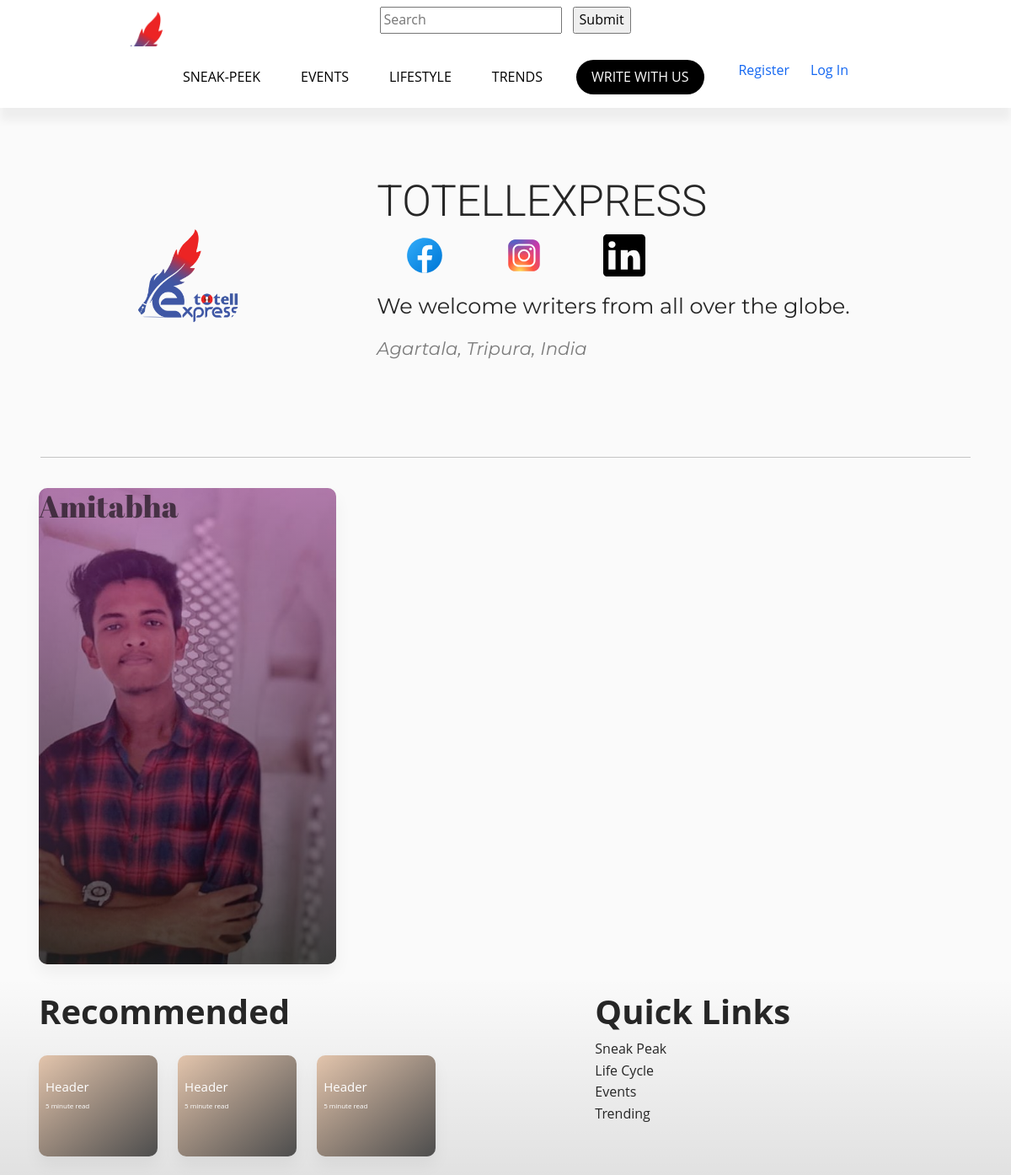
Page /profile/7/ (upper part) on the earlier database version.
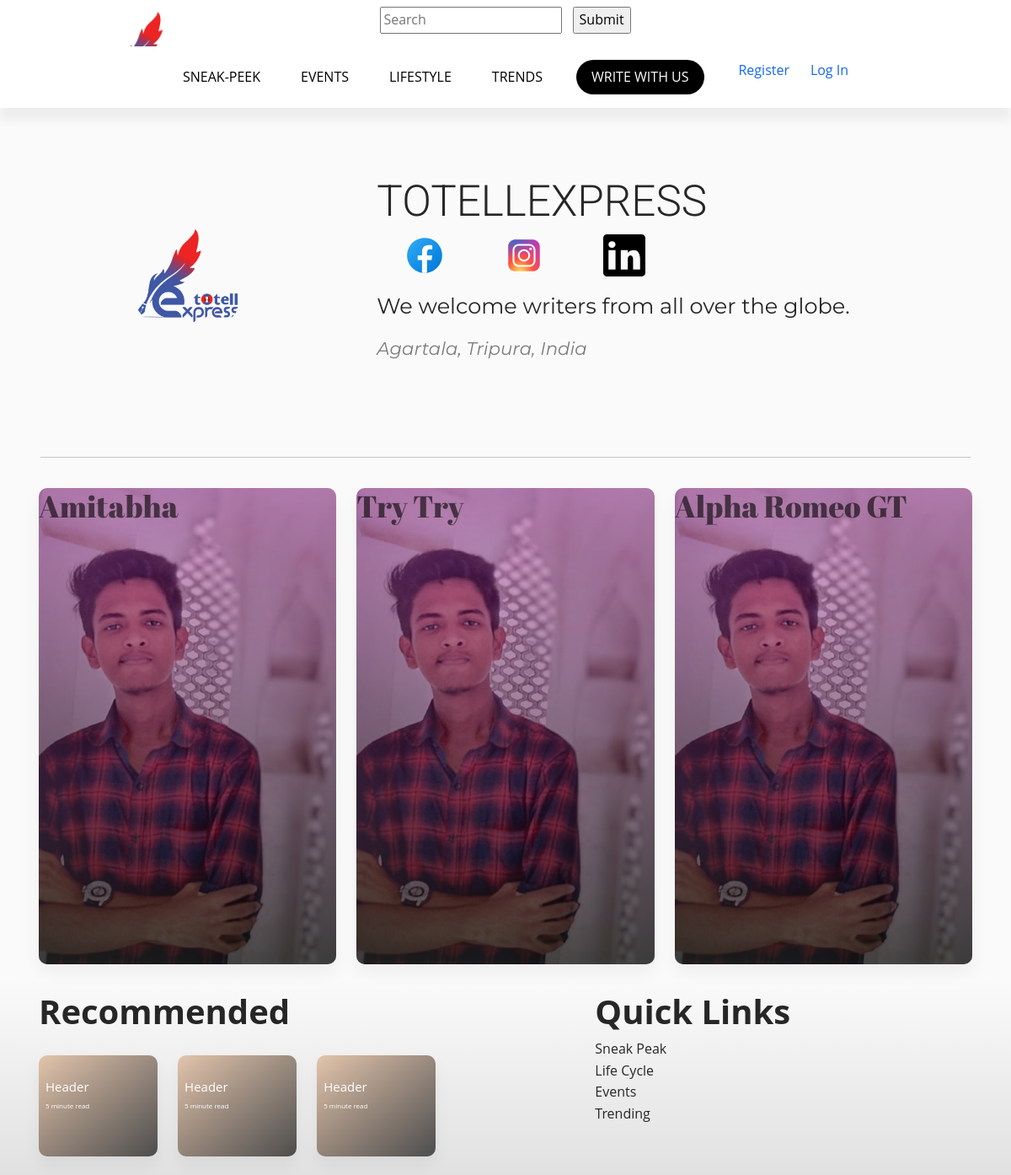
Same page on the later database version.
### Blog/models.py (models this page shows, shortened)
class Writer(models.Model):
    user = models.OneToOneField(User, null=True, blank=True, on_delete=models.CASCADE)
    email = models.EmailField(unique=True)
    profile_pic = models.ImageField(default='Bloggers/profile.png', upload_to = 'Bloggers')
    bio = models.TextField()
    locality = models.CharField(max_length=25)
    state = models.CharField(max_length=25)
    country = models.CharField(max_length=25)
    instagram = models.URLField(unique=True, blank=True, null=True)
    linkedin = models.URLField(unique=True, blank=True, null=True)
    facebook = models.URLField(unique=True, blank=True, null=True)
    date = models.DateField(auto_now_add=True, blank=True, null=True)

class Post(models.Model):
    blogChoice = (
        ('Sneak Peek', 'Sneak Peek'),
        ('Events', 'Events'),
        ('Lifestyle', 'Lifestyle'),
        ('Trends', 'Trends'),
    )
    blogType = models.CharField(max_length=25, choices=blogChoice, null=True)
    title = models.CharField(max_length=100)
    cover = models.ImageField(upload_to='Blog Image')
    content = tinymce_models.HTMLField()
    timestamp = models.DateTimeField(auto_now_add=True, blank=True)
    approve = models.BooleanField(default=False)
    recommend = models.BooleanField(default=False)
    time = models.IntegerField()
    likes = models.ManyToManyField(User, related_name='blog_posts', blank=True)
    view = models.ManyToManyField(User, related_name='blog_views', blank=True)
    post_writer = models.ForeignKey(Writer,null=True, related_name="tags", related_query_name="tag", on_delete=models.CASCADE)

### Blog/views.py (the view)
# urls.py: path('profile/<str:pk>/', views.profile, name="profile"),
def profile(request, pk):
    writer = Writer.objects.get(id=pk)
    posts = writer.tags.filter(approve=True)
    context = {'writer': writer, 'posts': posts}
    return render(request, 'Home/profile.html', context)

### templates/Home/profile.html (shortened to what this page needs)
{% extends 'Blog/base.html' %}
{% load static %}
{% block body %}
<link rel="stylesheet" href="{% static 'css/profile.css' %}">
<header>
    <div class="container">
        <div class="profile">
            <div class="profile-image">
                <img class="prof-pic" src="{{writer.profile_pic.url}}" alt="">
            </div>
            <div class="profile-user-settings">
                <h1 class="profile-user-name">{{writer.user.username}}</h1>
            </div>
            <div class="profile-stats">
                <ul>
                    {% if writer.facebook %}
                    <li><a href="{{writer.facebook}}"><span class="profile-stat-count"><img id="socialicon"
                                    src="{% static 'img/icons8-facebook.svg' %}" alt=""></span></a></li>
                    {% endif %}
                    {% if writer.instagram %}
                    <li><a href="{{writer.instagram}}"><span class="profile-stat-count"><img id="socialicon"
                                    src="{% static 'img/icons8-instagram.svg' %}" alt=""></span></a></li>
                    {% endif %}
                    {% if writer.linkedin %}
                    <li><a href="{{writer.linkedin}}"><span class="profile-stat-count"><img id="socialicon"
                                    src="{% static 'img/icons8-linkedin.svg' %}" alt=""></span></a></li>
                    {% endif %}
                </ul>
            </div>
            <div class="profile-bio">
                <p class="bio">{{writer.bio}}</p>
                <p class="address">{{writer.locality}}, {{writer.state}}, {{writer.country}}</p>
            </div>
        </div>
    </div>
</header>
<hr class="mr-5 ml-5">
<div class="container">
    <div class="row">
        {% for post in posts %}
        <div class="col-md-4">
            <a href="{% url 'blog' post.id %}">
                <div class="card-text-center">
                    <div class="card body " id="latest3" style="background: url({{post.cover.url}});
                    background-size: cover;">
                        <div id="latest11">
                            <h3>{{post.title}}</h3>
                        </div>
                    </div>
                </div>
            </a>
        </div>
        {% endfor %}
    </div>
</div>
{% endblock body %}

### templates/Blog/base.html (shortened to what this page needs)
{% load static %}
<!DOCTYPE html>
<html lang="en">
<head>
    <link rel="stylesheet" href="https://use.fontawesome.com/releases/v5.11.2/css/all.css" />
    <link rel="stylesheet" href="{% static 'css/mdb.min.css' %}" />
    <link rel="stylesheet" href="{% static 'css/article.css' %}" />
</head>
<body>
    {% include 'Blog/nav-category.html' %}
    {% block body %}
    {% endblock body %}
<div class="container-fluid mt-3 " id="red">
    <div class="container">
      <div class="row">
        <div class="col-md-7">
          <h6 class="display-6 mt-3" style="font-weight: 700;" vs>Recommended
          </h6>
          <div class=" " id="dus">
            <div class="row">
              <div class="col-md-3">
                <div class="card text-center" id="trendcards2">
                  <div class="" id="z2">
                    <p class="h2 ml-2">Header</p>
                    <p class="ml-2">5 minute read</p>
                  </div>
                </div>
              </div>
              <div class="col-md-3">
                <div class="card text-center" id="trendcards2">
                  <div class="" id="z2">
                    <p class="h2 ml-2">Header</p>
                    <p class="ml-2">5 minute read</p>
                  </div>
                </div>
              </div>
              <div class="col-md-3">
                <div class="card text-center" id="trendcards2">
                  <div class="" id="z2">
                    <p class="h2 ml-2">Header</p>
                    <p class="ml-2">5 minute read</p>
                  </div>
                </div>
              </div>
            </div>
          </div>
        </div>
        <div class="col-md-5" id="quicklink">
          <h6 class="display-6 mt-3" style="font-weight: 700;">Quick Links</h6>
          <a class="text-dark" href="#">
            <p>Sneak Peak</p>
          </a>
          <a class="text-dark" href="#">
            <p>Life Cycle</p>
          </a>
          <a class="text-dark" href="#">
            <p>Events</p>
          </a>
          <a class="text-dark" href="#">
            <p>Trending</p>
          </a>
        </div>
      </div>
      <div class="row" style="padding-bottom: 100px;padding-top: 50px;">
      </div>
    </div>
  </div>
</body>
</html>

### templates/Blog/nav-category.html (shortened to what this page needs)
{% load static %}
<div class="" style="background: white;">
    <nav class="navbar navbar-light fixed-top navbar-expand-sm" id="topnav">
        <form method="GET" action="{% url 'search' %}" class="form-inline">
            <input class="form mr-sm-2" name="query" id="query" type="search" placeholder="Search" aria-label="Search" />
            <input type="submit" value="Submit">
        </form>
    </nav>
</div>
<nav class="navbar sticky-top navbar-expand-lg navbar-dark primary-color" id="a">
    <div class="collapse navbar-collapse" id="navbarnav">
        <ul class="navbar-nav m-auto p-2">
            <li class="nav-item px-3 active">
                <a href="{% url 'sneakpeek' %}" class="nav-link">SNEAK-PEEK</a>
            </li>
            <li class="nav-item px-3">
                <a href="{% url 'events' %}" class="nav-link">EVENTS</a>
            </li>
            <li class="nav-item px-3">
                <a href="{% url 'lifestyle' %}" class="nav-link">LIFESTYLE</a>
            </li>
            <li class="nav-item px-3">
                <a href="{% url 'trends' %}" class="nav-link"> TRENDS</a>
            </li>
            <li class="nav-item px-3">
                <a id="wwu" href="{% url 'writewithus' %}" class="nav-link">
                    <p style="margin: 0 10px 0 10px;padding: 0;color: white;font-weight: 500;">WRITE WITH US</p>
                </a>
            </li>
            {% if user.is_authenticated %}
            <li>Hello, {{user.username}}</li>
            <li><a href="{% url 'logout' %}">&nbsp &nbsp &nbsp Log Out</a></li>
            <li><a href="{% url 'settings' %}">&nbsp &nbsp &nbsp Settings</a></li>
            {% else %}
            <li><a href="{% url 'register' %}">&nbsp &nbsp &nbsp Register</a></li>
            <li><a href="{% url 'login' %}">&nbsp &nbsp &nbsp Log In</a></li>
            {% endif %}
        </ul>
    </div>
</nav>

### static/css/article.css (style rules this page uses)
body { font-family: "Montserrat", sans-serif; margin: 0; padding: 0; overflow-x: hidden; }
#socialicon { width: 100%; }
.navbar { background-color: 0 10px 10px rgba(0, 0, 0, 0.25) !important; box-shadow: 0 15px 10px rgba(0, 0, 0, 0.05) !important; }
#wwu { background-color: rgb(0, 0, 0); color: white; border-radius: 50px; }
.nav-link { color: black !important; }
#topnav { box-shadow: none !important; justify-content: center; position: relative; background-color: rgba(0, 0, 0, 0); padding-bottom: 15px; }
#trendcards2 { height: 120px; width: 100%; background: url(https://images.unsplash.com/photo-1594032257107-9aa9bb3849c3?ixlib=rb-1.2.1&ixid=eyJhcHBfaWQiOjEyMDd9&auto=format&fit=crop&w=634&q=80); background-size: cover; }
#trendcards2 .h2 { margin-top: 20%; font-size: 15px; }
#trendcards2 p { text-align: left; color: white; font-size: 8px; }
#z2 { border-radius: 10px; background-image: linear-gradient( to bottom right, rgba(194, 87, 0, 0.281), rgba(0, 0, 0, 0.664) ); height: 100%; }
#latest11 { background-image: linear-gradient( to bottom, rgba(194, 0, 184, 0.281), rgba(0, 0, 0, 0.664) ); border-radius: 10px; height: 100%; color: #fff; }
#quicklink p { margin: 0; padding: 0; }
.card { border-radius: 10px; }
#a { background: #fff; }
#latest3 { height: 565px; background: url(https://images.unsplash.com/photo-1593876037475-3d9bb68a3874?ixlib=rb-1.2.1&ixid=eyJhcHBfaWQiOjEyMDd9&auto=format&fit=crop&w=1050&q=80); background-size: cover; }
ul li { list-style-type: none; }
#red { background-image: linear-gradient( to bottom, rgba(194, 87, 0, 0), rgba(0, 0, 0, 0.25) ); }
.card { margin-top: 20px !important; box-shadow: rgba(0, 0, 0, 0.25) !important; }

### static/css/profile.css (style rules this page uses)
body { font-family: "Open Sans", Arial, sans-serif; min-height: 100vh; background-color: #fafafa; color: #262626; padding-bottom: 3rem; }
h3 { font-size: 3vw; font-family: 'Abril Fatface', cursive; color: rgba(0, 0, 0, 0.6) !important; }
.bio { font-family: 'Montserrat', sans-serif; }
.address { font-family: 'Montserrat', sans-serif; font-size: smaller; font-style: italic; color: rgba(0, 0, 0, 0.5); }
#socialicon { width: 50px; padding: 0 !important; margin: 0 !important; }
.profile { padding: 5rem 0; }
.profile::after { content: ""; display: block; clear: both; }
.profile-image { float: left; width: calc(33.333% - 1rem); display: flex; justify-content: center; align-items: center; margin-right: 3rem; }
.profile-image img { border-radius: 50%; }
.profile-user-settings, .profile-stats, .profile-bio { float: left; width: calc(66.666% - 2rem); }
.profile-user-settings { margin-top: 1.1rem; }
.profile-user-name { display: inline-block; font-size: 3.2rem; font-weight: 300; font-family: 'Roboto', sans-serif; }
.profile-stats { margin-top: 2.3rem; }
.profile-stats li { display: inline-block; font-size: 1.6rem; line-height: 1.5; margin-right: 4rem; cursor: pointer; }
.profile-stats li:last-of-type { margin-right: 0; }
.profile-bio { font-size: 1.6rem; font-weight: 400; line-height: 1.5; margin-top: 2.3rem; }
.profile-real-name, .profile-stat-count, .profile-edit-btn { font-weight: 600; }
.prof-pic { max-width: 12vw; }

Differences in the rows shown:
added Post: cover (picture), title "Try Try"
added Post: cover (picture), title "Alpha Romeo GT"
